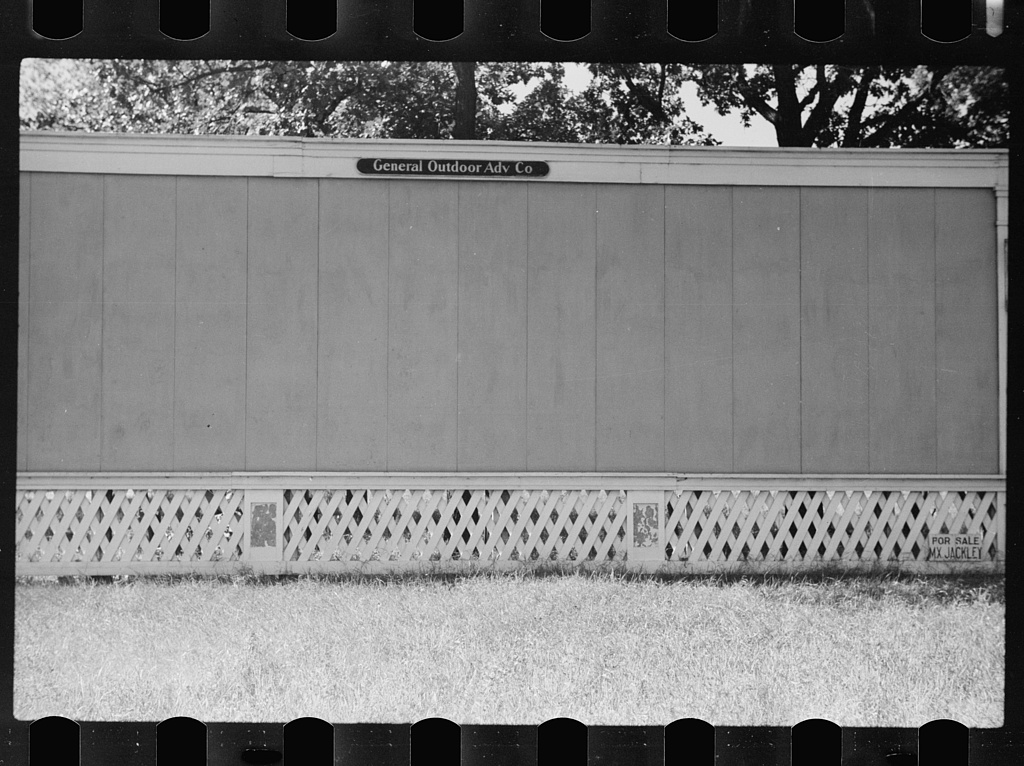
#> input picture Images/fsa1997004891.PP_large.jpg, 1024 x 766 px
$ python borders.py Images/fsa1997004891.PP_large.jpg   (older library calls are emulated)
#> lines starting #> are read from the running program, lines starting #| are printed output that depends on the picture; after the words box and inside, x2 and y2 are one past the last pixel; in counts of white or black regions, pixels touching at a corner belong together; long printed decimals are rounded
import sys
import numpy as np
import cv2
from matplotlib import pyplot as plt


img = cv2.imread(sys.argv[1])
#> img is the input picture: shape (766, 1024, 3); min 0, max 255, mean 124.8
print(img.shape)
#| (766, 1024, 3)
h, w = img.shape[:2]
#> h = 766; w = 1024

# Drop top and bottom area of image with black parts.
img= img[100:h-100, :]
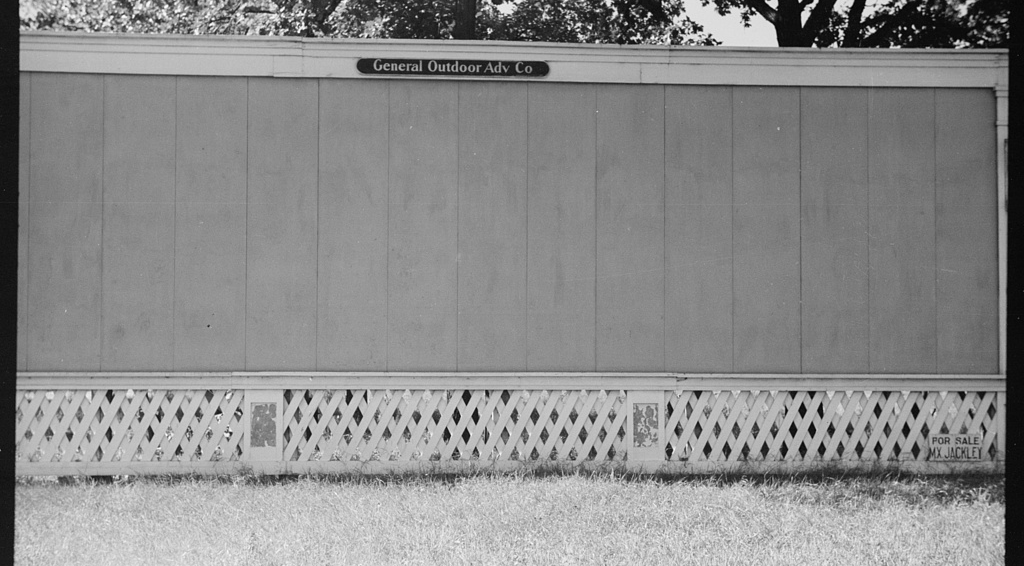
#> img: shape (566, 1024, 3); min 0, max 255, mean 138.6
h, w = img.shape[:2]
#> h = 566

# Threshold image
hsv = cv2.cvtColor(img, cv2.COLOR_BGR2HSV)
#> hsv: shape (566, 1024, 3); mean H, S, V 0, 0, 138.6
ret,th1 = cv2.threshold(hsv[2],10,255,cv2.THRESH_BINARY)
#> th1 = 1024 rows, first 8: [0, 0, 255], [0, 0, 255], [0, 0, 255], [0, 0, 255], [0, 0, 255], [0, 0, 255], [0, 0, 255], [0, 0, 255]
ret,th2 = cv2.threshold(hsv[2], 11,255, cv2.THRESH_BINARY_INV)
#> th2 = 1024 rows, first 8: [255, 255, 0], [255, 255, 0], [255, 255, 0], [255, 255, 0], [255, 255, 0], [255, 255, 0], [255, 255, 0], [255, 255, 0]
th1 = th1 & th2
#> th1 = 1024 rows, first 8: [0, 0, 0], [0, 0, 0], [0, 0, 0], [0, 0, 0], [0, 0, 0], [0, 0, 0], [0, 0, 0], [0, 0, 0]
cv2.imshow("res",th1)
cv2.waitKey(0)
# get rid of thinner lines
kernel = np.ones((5,5),np.uint8)
th1 = cv2.dilate(th1,kernel,iterations = 3)

# Determine contour of all blobs found
_, contours0, hierarchy = cv2.findContours( th1.copy(), cv2.RETR_TREE, cv2.CHAIN_APPROX_NONE)
#> contours0 = 4 contours; box (x1, y1, x2, y2) and area: (0, 912, 3, 939) 52, (0, 974, 3, 995) 40, (0, 849, 3, 870) 40, (0, 1011, 3, 1024) 24
contours = [cv2.approxPolyDP(cnt, 3, True) for cnt in contours0]
#> contours = 4 contours, all with area under 20

# Draw all contours
vis = np.zeros((h, w, 3), np.uint8)
cv2.drawContours( vis, contours, -1, (128,255,255), 3, cv2.LINE_AA)
#> vis: shape (566, 1024, 3); every value is 0

# Draw the contour with maximum perimeter (omitting the first contour which is outer boundary of image
# Not necessary in this case
vis2 = np.zeros((h, w, 3), np.uint8)
perimeter=[]
for cnt in contours[1:]:
    perimeter.append(cv2.arcLength(cnt,True))
#> this loop made 3 passes
#> cnt on passes 1 to 3: [[0, 974], [2, 994]], [[0, 912], [2, 938]], [[0, 849], [2, 869]]
#> after the loop, perimeter = [40.2, 52.15, 40.2]
print(perimeter)
#| [40.200, 52.154, 40.200]
print(max(perimeter))
#| 52.154
maxindex= perimeter.index(max(perimeter))
#> maxindex = 1
print(maxindex)
#| 1

cv2.drawContours( vis2, contours, maxindex +1, (255,0,0), -1)
cv2.imshow("output", vis2)
cv2.waitKey(0)
